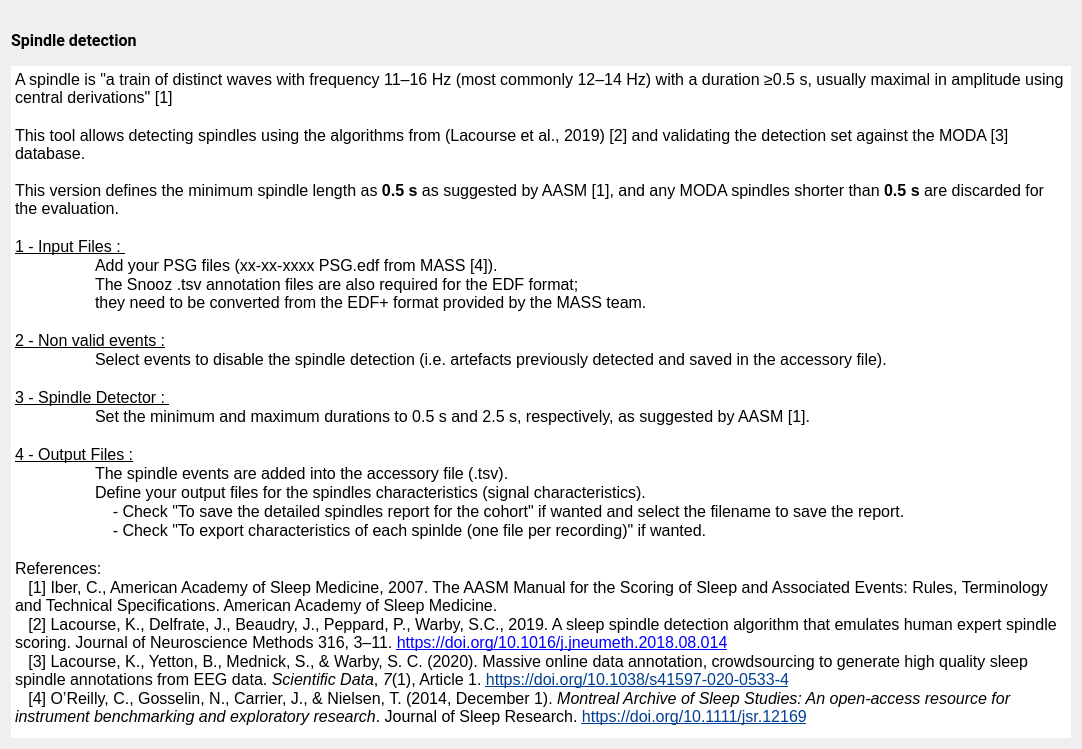
<?xml version="1.0" encoding="UTF-8"?>
<ui version="4.0">
 <class>SpindleDetectionDoc</class>
 <widget class="QWidget" name="SpindleDetectionDoc">
  <property name="geometry">
   <rect>
    <x>0</x>
    <y>0</y>
    <width>1082</width>
    <height>749</height>
   </rect>
  </property>
  <property name="windowTitle">
   <string/>
  </property>
  <property name="styleSheet">
   <string notr="true">font: 12pt &quot;Roboto&quot;;</string>
  </property>
  <layout class="QVBoxLayout" name="verticalLayout_2">
   <item>
    <widget class="QLabel" name="spindle_image">
     <property name="maximumSize">
      <size>
       <width>16777215</width>
       <height>100</height>
      </size>
     </property>
     <property name="text">
      <string/>
     </property>
     <property name="pixmap">
      <pixmap resource="spindle.qrc">:/spindle_moda/e0004-b1-01-05-0001-smp303751_res80.png</pixmap>
     </property>
     <property name="scaledContents">
      <bool>false</bool>
     </property>
     <property name="alignment">
      <set>Qt::AlignmentFlag::AlignCenter</set>
     </property>
    </widget>
   </item>
   <item>
    <layout class="QVBoxLayout" name="verticalLayout">
     <item>
      <widget class="QLabel" name="label">
       <property name="font">
        <font>
         <family>Roboto</family>
         <pointsize>12</pointsize>
         <italic>false</italic>
         <bold>false</bold>
        </font>
       </property>
       <property name="text">
        <string>&lt;html&gt;&lt;head/&gt;&lt;body&gt;&lt;p&gt;&lt;span style=&quot; font-weight:600;&quot;&gt;Spindle detection&lt;/span&gt;&lt;/p&gt;&lt;/body&gt;&lt;/html&gt;</string>
       </property>
      </widget>
     </item>
     <item>
      <spacer name="verticalSpacer">
       <property name="orientation">
        <enum>Qt::Orientation::Vertical</enum>
       </property>
       <property name="sizeType">
        <enum>QSizePolicy::Policy::Fixed</enum>
       </property>
       <property name="sizeHint" stdset="0">
        <size>
         <width>20</width>
         <height>10</height>
        </size>
       </property>
      </spacer>
     </item>
     <item>
      <widget class="QTextEdit" name="textEdit">
       <property name="frameShape">
        <enum>QFrame::Shape::NoFrame</enum>
       </property>
       <property name="frameShadow">
        <enum>QFrame::Shadow::Plain</enum>
       </property>
       <property name="lineWidth">
        <number>0</number>
       </property>
       <property name="readOnly">
        <bool>true</bool>
       </property>
       <property name="html">
        <string>&lt;!DOCTYPE HTML PUBLIC &quot;-//W3C//DTD HTML 4.0//EN&quot; &quot;http://www.w3.org/TR/REC-html40/strict.dtd&quot;&gt;
&lt;html&gt;&lt;head&gt;&lt;meta name=&quot;qrichtext&quot; content=&quot;1&quot; /&gt;&lt;meta charset=&quot;utf-8&quot; /&gt;&lt;style type=&quot;text/css&quot;&gt;
p, li { white-space: pre-wrap; }
hr { height: 1px; border-width: 0; }
li.unchecked::marker { content: &quot;\2610&quot;; }
li.checked::marker { content: &quot;\2612&quot;; }
&lt;/style&gt;&lt;/head&gt;&lt;body style=&quot; font-family:'Roboto'; font-size:12pt; font-weight:400; font-style:normal;&quot;&gt;
&lt;p style=&quot; margin-top:0px; margin-bottom:0px; margin-left:0px; margin-right:0px; -qt-block-indent:0; text-indent:0px;&quot;&gt;A spindle is &amp;quot;a train of distinct waves with frequency 11–16 Hz (most commonly 12–14 Hz) with a duration ≥0.5 s, usually maximal in amplitude using central derivations&amp;quot; [1]&lt;/p&gt;
&lt;p style=&quot;-qt-paragraph-type:empty; margin-top:0px; margin-bottom:0px; margin-left:0px; margin-right:0px; -qt-block-indent:0; text-indent:0px;&quot;&gt;&lt;br /&gt;&lt;/p&gt;
&lt;p style=&quot; margin-top:0px; margin-bottom:0px; margin-left:0px; margin-right:0px; -qt-block-indent:0; text-indent:0px;&quot;&gt;This tool allows detecting spindles using the algorithms from (Lacourse et al., 2019) [2] and validating the detection set against the MODA [3] database. &lt;br /&gt;&lt;/p&gt;
&lt;p style=&quot; margin-top:0px; margin-bottom:0px; margin-left:0px; margin-right:0px; -qt-block-indent:0; text-indent:0px;&quot;&gt;This version defines the minimum spindle length as&lt;span style=&quot; font-weight:700;&quot;&gt; 0.5 s &lt;/span&gt;as suggested by AASM [1], and any MODA spindles shorter than&lt;span style=&quot; font-weight:700;&quot;&gt; 0.5 s&lt;/span&gt; are discarded for the evaluation. &lt;/p&gt;
&lt;p style=&quot;-qt-paragraph-type:empty; margin-top:0px; margin-bottom:0px; margin-left:0px; margin-right:0px; -qt-block-indent:0; text-indent:0px;&quot;&gt;&lt;br /&gt;&lt;/p&gt;
&lt;p style=&quot; margin-top:0px; margin-bottom:0px; margin-left:0px; margin-right:0px; -qt-block-indent:0; text-indent:0px;&quot;&gt;&lt;span style=&quot; text-decoration: underline;&quot;&gt;1 - Input Files : &lt;/span&gt;&lt;/p&gt;
&lt;p style=&quot; margin-top:0px; margin-bottom:0px; margin-left:0px; margin-right:0px; -qt-block-indent:0; text-indent:0px;&quot;&gt;	Add your PSG files (xx-xx-xxxx PSG.edf from MASS [4]).&lt;/p&gt;
&lt;p style=&quot; margin-top:0px; margin-bottom:0px; margin-left:0px; margin-right:0px; -qt-block-indent:0; text-indent:0px;&quot;&gt;	The Snooz .tsv annotation files are also required for the EDF format; &lt;br /&gt;	they need to be converted from the EDF+ format provided by the MASS team.&lt;/p&gt;
&lt;p style=&quot;-qt-paragraph-type:empty; margin-top:0px; margin-bottom:0px; margin-left:0px; margin-right:0px; -qt-block-indent:0; text-indent:0px;&quot;&gt;&lt;br /&gt;&lt;/p&gt;
&lt;p style=&quot; margin-top:0px; margin-bottom:0px; margin-left:0px; margin-right:0px; -qt-block-indent:0; text-indent:0px;&quot;&gt;&lt;span style=&quot; text-decoration: underline;&quot;&gt;2 - Non valid events :&lt;/span&gt;&lt;/p&gt;
&lt;p style=&quot; margin-top:0px; margin-bottom:0px; margin-left:0px; margin-right:0px; -qt-block-indent:0; text-indent:0px;&quot;&gt;	Select events to disable the spindle detection (i.e. artefacts previously detected and saved in the accessory file).&lt;/p&gt;
&lt;p style=&quot;-qt-paragraph-type:empty; margin-top:0px; margin-bottom:0px; margin-left:0px; margin-right:0px; -qt-block-indent:0; text-indent:0px;&quot;&gt;&lt;br /&gt;&lt;/p&gt;
&lt;p style=&quot; margin-top:0px; margin-bottom:0px; margin-left:0px; margin-right:0px; -qt-block-indent:0; text-indent:0px;&quot;&gt;&lt;span style=&quot; text-decoration: underline;&quot;&gt;3 - Spindle Detector : &lt;/span&gt;&lt;/p&gt;
&lt;p style=&quot; margin-top:0px; margin-bottom:0px; margin-left:0px; margin-right:0px; -qt-block-indent:0; text-indent:0px;&quot;&gt;	Set the minimum and maximum durations to 0.5 s and 2.5 s, respectively, as suggested by AASM [1].&lt;/p&gt;
&lt;p style=&quot;-qt-paragraph-type:empty; margin-top:0px; margin-bottom:0px; margin-left:0px; margin-right:0px; -qt-block-indent:0; text-indent:0px;&quot;&gt;&lt;br /&gt;&lt;/p&gt;
&lt;p style=&quot; margin-top:0px; margin-bottom:0px; margin-left:0px; margin-right:0px; -qt-block-indent:0; text-indent:0px;&quot;&gt;&lt;span style=&quot; text-decoration: underline;&quot;&gt;4 - Output Files :&lt;/span&gt;&lt;/p&gt;
&lt;p style=&quot; margin-top:0px; margin-bottom:0px; margin-left:0px; margin-right:0px; -qt-block-indent:0; text-indent:0px;&quot;&gt;	The spindle events are added into the accessory file (.tsv).&lt;/p&gt;
&lt;p style=&quot; margin-top:0px; margin-bottom:0px; margin-left:0px; margin-right:0px; -qt-block-indent:0; text-indent:0px;&quot;&gt;	Define your output files for the spindles characteristics (signal characteristics). &lt;/p&gt;
&lt;p style=&quot; margin-top:0px; margin-bottom:0px; margin-left:0px; margin-right:0px; -qt-block-indent:0; text-indent:0px;&quot;&gt;	    - Check &amp;quot;To save the detailed spindles report for the cohort&amp;quot; if wanted and select the filename to save the report.&lt;/p&gt;
&lt;p style=&quot; margin-top:0px; margin-bottom:0px; margin-left:0px; margin-right:0px; -qt-block-indent:0; text-indent:0px;&quot;&gt;	    - Check &amp;quot;To export characteristics of each spinlde (one file per recording)&amp;quot; if wanted.&lt;/p&gt;
&lt;p style=&quot;-qt-paragraph-type:empty; margin-top:0px; margin-bottom:0px; margin-left:0px; margin-right:0px; -qt-block-indent:0; text-indent:0px;&quot;&gt;&lt;br /&gt;&lt;/p&gt;
&lt;p style=&quot; margin-top:0px; margin-bottom:0px; margin-left:0px; margin-right:0px; -qt-block-indent:0; text-indent:0px;&quot;&gt;References:&lt;/p&gt;
&lt;p style=&quot; margin-top:0px; margin-bottom:0px; margin-left:0px; margin-right:0px; -qt-block-indent:0; text-indent:0px;&quot;&gt;   [1] Iber, C., American Academy of Sleep Medicine, 2007. The AASM Manual for the Scoring of Sleep and Associated Events: Rules, Terminology and Technical Specifications. American Academy of Sleep Medicine. &lt;/p&gt;
&lt;p style=&quot; margin-top:0px; margin-bottom:0px; margin-left:0px; margin-right:0px; -qt-block-indent:0; text-indent:0px;&quot;&gt;   [2] Lacourse, K., Delfrate, J., Beaudry, J., Peppard, P., Warby, S.C., 2019. A sleep spindle detection algorithm that emulates human expert spindle scoring. Journal of Neuroscience Methods 316, 3–11. &lt;a href=&quot;https://doi.org/10.1016/j.jneumeth.2018.08.014&quot;&gt;&lt;span style=&quot; text-decoration: underline; color:#0000ff;&quot;&gt;https://doi.org/10.1016/j.jneumeth.2018.08.014&lt;/span&gt;&lt;/a&gt; &lt;/p&gt;
&lt;p style=&quot; margin-top:0px; margin-bottom:0px; margin-left:0px; margin-right:0px; -qt-block-indent:0; text-indent:0px;&quot;&gt;   [3] Lacourse, K., Yetton, B., Mednick, S., &amp;amp; Warby, S. C. (2020). Massive online data annotation, crowdsourcing to generate high quality sleep spindle annotations from EEG data. &lt;span style=&quot; font-style:italic;&quot;&gt;Scientific Data&lt;/span&gt;, &lt;span style=&quot; font-style:italic;&quot;&gt;7&lt;/span&gt;(1), Article 1. &lt;a href=&quot;https://doi.org/10.1038/s41597-020-0533-4&quot;&gt;&lt;span style=&quot; text-decoration: underline; color:#003e92;&quot;&gt;https://doi.org/10.1038/s41597-020-0533-4&lt;/span&gt;&lt;/a&gt; &lt;/p&gt;
&lt;p style=&quot; margin-top:0px; margin-bottom:0px; margin-left:0px; margin-right:0px; -qt-block-indent:0; text-indent:0px;&quot;&gt;   [4] O’Reilly, C., Gosselin, N., Carrier, J., &amp;amp; Nielsen, T. (2014, December 1). &lt;span style=&quot; font-style:italic;&quot;&gt;Montreal Archive of Sleep Studies: An open‐access resource for instrument benchmarking and exploratory research&lt;/span&gt;. Journal of Sleep Research. &lt;a href=&quot;https://doi.org/10.1111/jsr.12169&quot;&gt;&lt;span style=&quot; text-decoration: underline; color:#003e92;&quot;&gt;https://doi.org/10.1111/jsr.12169&lt;/span&gt;&lt;/a&gt; &lt;/p&gt;&lt;/body&gt;&lt;/html&gt;</string>
       </property>
      </widget>
     </item>
    </layout>
   </item>
  </layout>
 </widget>
 <resources>
  <include location="spindle.qrc"/>
  <include location="../../../../../snooz-toolbox/src/main/python/ui/themes/themes.qrc"/>
 </resources>
 <connections/>
</ui>
